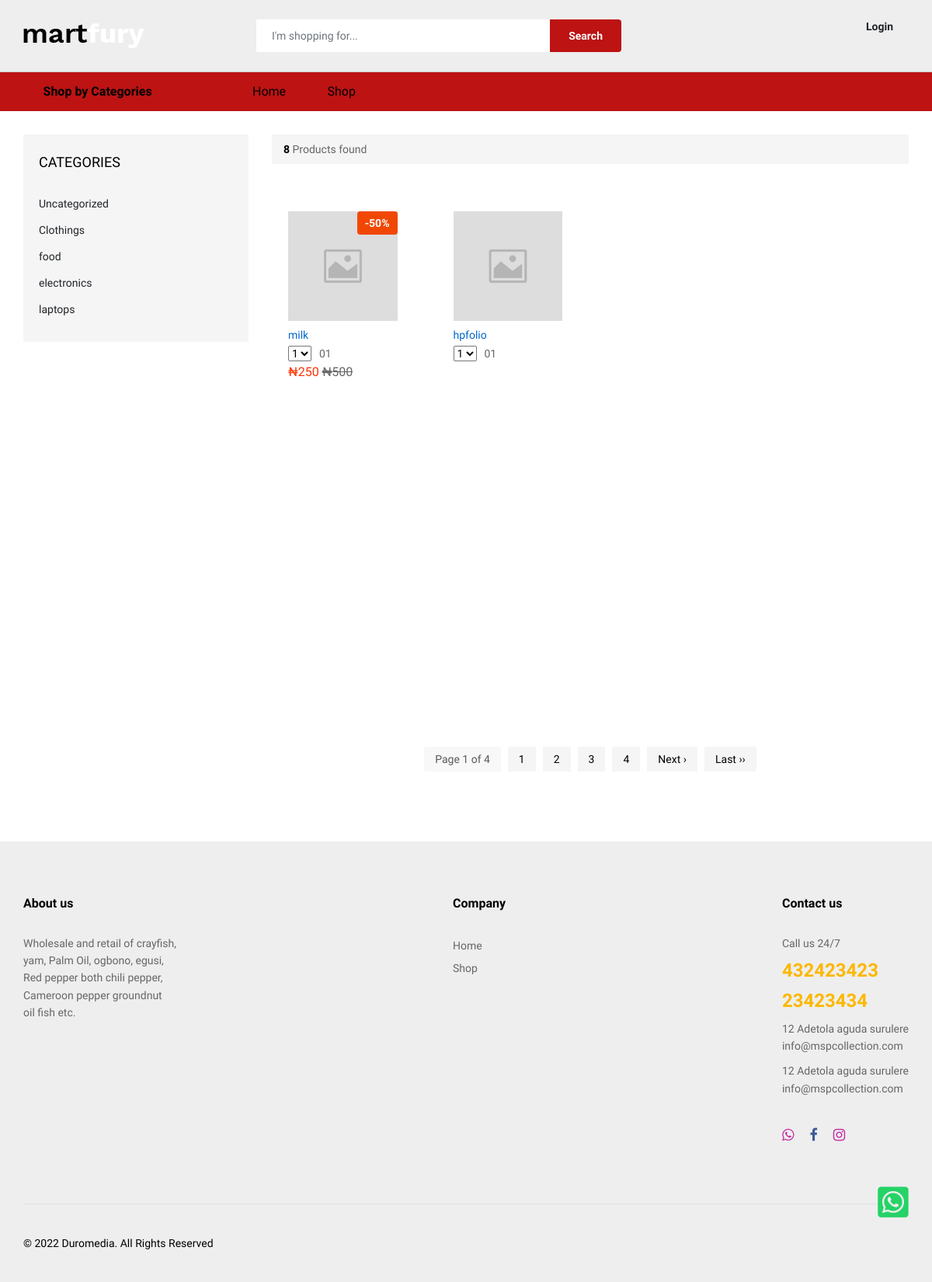
The app's page /beta-souk/shop.php with its own data.
### tables this page shows
CREATE TABLE `products_categories` (
  `products_categories_id` int(11) NOT NULL,
  `products_categories_name` varchar(20) NOT NULL,
  `products_categories_timestamp` timestamp NOT NULL DEFAULT CURRENT_TIMESTAMP ON UPDATE CURRENT_TIMESTAMP
);

CREATE TABLE `products` (
  `products_id` int(11) NOT NULL,
  `products_name` varchar(30) NOT NULL,
  `products_price` varchar(11) NOT NULL,
  `products_sales_price` varchar(10) NOT NULL,
  `products_sub_categories` int(10) NOT NULL,
  `products_promo` varchar(20) NOT NULL DEFAULT '0',
  `products_deals` varchar(20) NOT NULL DEFAULT '0',
  `products_new_arrivals` varchar(20) NOT NULL DEFAULT '0',
  `products_best_sellers` varchar(20) NOT NULL DEFAULT '0',
  `products_popular` varchar(20) NOT NULL DEFAULT '0',
  `products_short_description` varchar(255) NOT NULL,
  `products_long_description` text NOT NULL,
  `products_image` varchar(255) NOT NULL DEFAULT 'default.jpg',
  `products_timestamp` timestamp NOT NULL DEFAULT CURRENT_TIMESTAMP ON UPDATE CURRENT_TIMESTAMP
);

### beta-souk/shop.php (the view, shortened to what this page needs)
<?php require_once ('../incs-template1/config.php'); ?>
<?php include ('../incs-template1/header.php'); ?>
<?php
include ('../incs-template1/paginate.php');
$statement = "products ORDER BY products_id DESC";
?>
    <div class="ps-page--shop mt-5">
        <div class="ps-container">
            <div class="ps-layout--shop">
                <div class="ps-layout__left">
                    <aside class="widget widget_shop">
                        <h4 class="widget-title">Categories</h4>
                        <ul class="ps-list--categories">
                        <?php
                            $query_page_section =  mysqli_query($connect, "SELECT products_categories_id ,products_categories_name FROM  products_categories") or die(db_conn_error);
                            while($row_cat = mysqli_fetch_array($query_page_section)){
                                echo  '<li><a href="categories.php?id='.$row_cat['products_categories_id'].'">'.$row_cat['products_categories_name'].'</a>
                                </li>';
                            }
                        ?>
                        </ul>
                    </aside>
                </div>
                <div class="ps-layout__right">
                    <div class="ps-shopping ps-tab-root">
                        <div class="ps-shopping__header">
                        <?php
                            $all_products = mysqli_query($connect,"SELECT products_id  FROM products") or die(db_conn_error);
                        ?>
                            <p><strong> <?php echo mysqli_num_rows($all_products); ?></strong> Products found</p>
                        </div>
                        <div class="ps-tabs">
                            <div class="ps-tab active" id="tab-1">
                                <div class="ps-shopping-product">
                                    <div class="row">
                                        <?php
                include ('../incs-template1/products.php');
?>
                                    </div>
                                </div>
                                <div class="ps-pagination">
                                <?php echo pagination($statement,$per_page,$page,$url=GEN_WEBSITE.'/shop.php?'); ?>
                                </div>
                            </div>
                        </div>
                    </div>
                </div>
            </div>
        </div>
    </div>
<?php include ('../incs-template1/footer.php'); ?>

### incs-template1/products.php (shortened to what this page needs)
<?php
 $page = (int)(!isset($_GET["page"]) ? 1 : $_GET["page"]);
$per_page = 2;
$startpoint = ($page * $per_page) - $per_page;
$select_products3 = mysqli_query($connect,"SELECT * FROM ".$statement." LIMIT $startpoint, $per_page") or die(db_conn_error);
			 if (mysqli_num_rows($select_products3)> 0){
				while($rows_loop = mysqli_fetch_array($select_products3)){
                    echo '
<div class="col-xl-2 col-lg-4 col-md-4 col-sm-6 col-6 ">
<div class="ps-product">
    <div class="ps-product__thumbnail">
        <a href="product-description.php?id='.$rows_loop['products_id'].'"><img src="images/products/'.$rows_loop['products_image'].'" alt="'.$rows_loop['products_name'].'" /></a>';
        if(!empty($rows_loop['products_sales_price'])){
            $dis = 100 - ceil($rows_loop['products_sales_price']/$rows_loop['products_price']*100);
            echo '
            <div class="ps-product__badge">-'.$dis.'%</div>
            ';
        }
echo    '
<ul class="ps-product__actions">
<li><a href="#" data-toggle="tooltip" data-placement="top" title="Add To Cart"><i class="icon-bag2"></i></a></li>
</ul>
</div>
    <div class="ps-product__container">';
echo '
        <div class="ps-product__content"><a class="ps-product__title" href="product-description.php?id='.$rows_loop['products_id'].'">'.$rows_loop['products_name'].'</a>
            <div class="ps-product__rating">
                <select class="ps-rating" data-read-only="true">
                    <option value="1">1</option>
                    <option value="1">2</option>
                    <option value="1">3</option>
                    <option value="1">4</option>
                    <option value="2">5</option>
                </select><span>01</span>
            </div>
            <p class="ps-product__price sale">'; if(!empty($rows_loop['products_sales_price'])){
                echo '&#8358;'.number_format($rows_loop['products_sales_price']).' ' . '<del>'.'&#8358;'.number_format($rows_loop['products_price']) .'</del>';
            }
            echo '</p>
        </div>
            <div class="ps-product__content hover"><a class="ps-product__title" href="product-description.php?id='.$rows_loop['products_id'].'">'.$rows_loop['products_name'].'</a>
                <p class="ps-product__price sale">'; if(!empty($rows_loop['products_sales_price'])){
                    echo '&#8358;'.number_format($rows_loop['products_sales_price']).' ' . '<del>'.'&#8358;'.number_format($rows_loop['products_price']) .'</del>';
                }
            echo ' </p>
            </div>
            </div>
</div>
</div>
';
}
}else{
    echo '<h5 class="text-center">No result found</h5>';
 }

### records on screen
products_categories: products_categories_name "Uncategorized"
products_categories: products_categories_name "Clothings"
products_categories: products_categories_name "food"
products_categories: products_categories_name "electronics"
products_categories: products_categories_name "laptops"
products: products_image (picture), dis "50", products_name "milk", products_sales_price "250", products_price "500"
products: products_image (picture), products_name "hpfolio"

### other values on screen
mysqli_num_rows($all_products) "8"
$page "1"
$lastpage "4"
$nextlabel "Next ›"
$lastlabel "Last ››"
FOOTER_DESCRIPTION "Wholesale and retail of crayfish, yam, Palm Oil, ogbono, egusi, Red pepper both chili pepper, Cameroon pepper groundnut oil fish etc."
$TEL "432423423"
$TEL2 "23423434"
$ADDRESS "12 Adetola aguda surulere"
$EMAIL "info@mspcollection.com"
$ADDRESS2 "12 Adetola aguda surulere"
$EMAIL2 "info@mspcollection.com"
